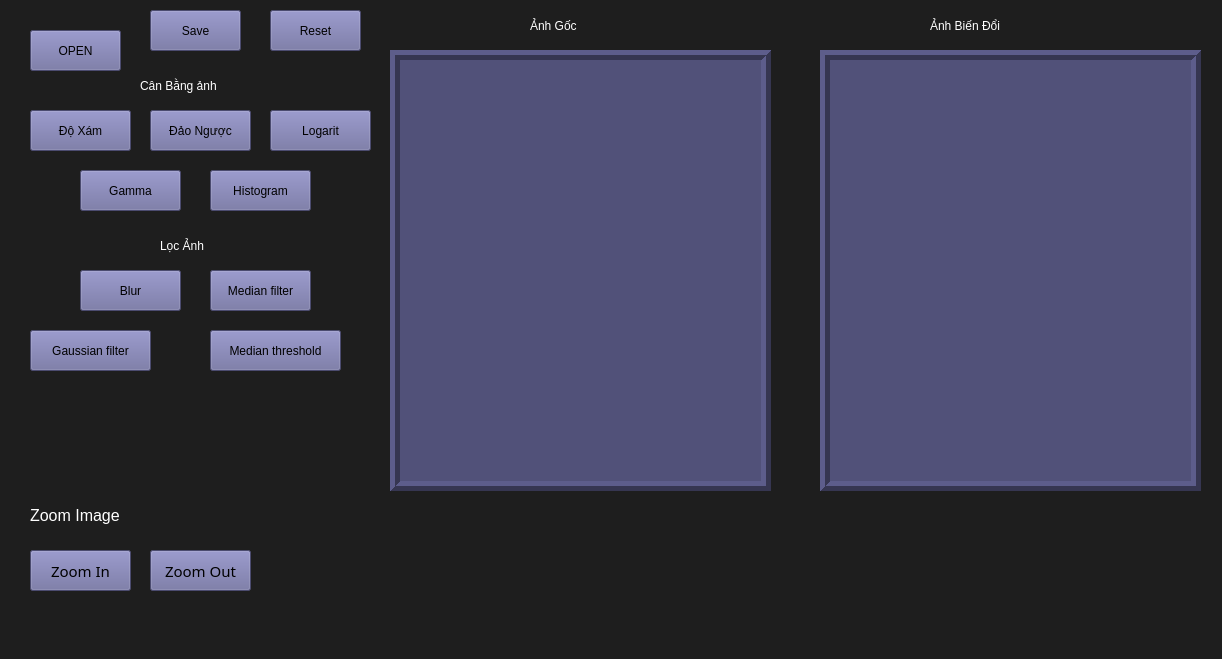
<?xml version="1.0" encoding="UTF-8"?>
<ui version="4.0">
 <class>MainWindow</class>
 <widget class="QMainWindow" name="MainWindow">
  <property name="geometry">
   <rect>
    <x>0</x>
    <y>0</y>
    <width>1222</width>
    <height>659</height>
   </rect>
  </property>
  <property name="windowTitle">
   <string>MainWindow</string>
  </property>
  <property name="styleSheet">
   <string notr="true">background-color: rgb(30, 30, 30)</string>
  </property>
  <widget class="QWidget" name="centralwidget">
   <widget class="QToolButton" name="toolButton">
    <property name="geometry">
     <rect>
      <x>30</x>
      <y>30</y>
      <width>91</width>
      <height>41</height>
     </rect>
    </property>
    <property name="styleSheet">
     <string notr="true">background-color: rgb(105, 105, 156);
font: 75 14pt &quot;MS Sans Serif&quot;;</string>
    </property>
    <property name="text">
     <string>OPEN</string>
    </property>
   </widget>
   <widget class="QToolButton" name="toolButton_2">
    <property name="geometry">
     <rect>
      <x>150</x>
      <y>10</y>
      <width>91</width>
      <height>41</height>
     </rect>
    </property>
    <property name="styleSheet">
     <string notr="true">background-color: rgb(105, 105, 156);
font: 75 14pt &quot;MS Sans Serif&quot;;</string>
    </property>
    <property name="text">
     <string>Save</string>
    </property>
   </widget>
   <widget class="QToolButton" name="toolButton_3">
    <property name="geometry">
     <rect>
      <x>270</x>
      <y>10</y>
      <width>91</width>
      <height>41</height>
     </rect>
    </property>
    <property name="styleSheet">
     <string notr="true">background-color: rgb(105, 105, 156);
font: 75 14pt &quot;MS Sans Serif&quot;;</string>
    </property>
    <property name="text">
     <string>Reset</string>
    </property>
   </widget>
   <widget class="QToolButton" name="toolButton_4">
    <property name="geometry">
     <rect>
      <x>30</x>
      <y>110</y>
      <width>101</width>
      <height>41</height>
     </rect>
    </property>
    <property name="styleSheet">
     <string notr="true">background-color: rgb(105, 105, 156);
font: 11pt &quot;Impact&quot;;</string>
    </property>
    <property name="text">
     <string>Độ Xám</string>
    </property>
   </widget>
   <widget class="QLabel" name="imgLabel2">
    <property name="geometry">
     <rect>
      <x>390</x>
      <y>50</y>
      <width>381</width>
      <height>441</height>
     </rect>
    </property>
    <property name="styleSheet">
     <string notr="true">background-color: rgb(81, 81, 121);</string>
    </property>
    <property name="frameShape">
     <enum>QFrame::Box</enum>
    </property>
    <property name="frameShadow">
     <enum>QFrame::Raised</enum>
    </property>
    <property name="lineWidth">
     <number>5</number>
    </property>
    <property name="text">
     <string/>
    </property>
   </widget>
   <widget class="QToolButton" name="toolButton_5">
    <property name="geometry">
     <rect>
      <x>150</x>
      <y>110</y>
      <width>101</width>
      <height>41</height>
     </rect>
    </property>
    <property name="styleSheet">
     <string notr="true">background-color: rgb(105, 105, 156);
font: 11pt &quot;Impact&quot;;</string>
    </property>
    <property name="text">
     <string>Đảo Ngược</string>
    </property>
   </widget>
   <widget class="QToolButton" name="toolButton_6">
    <property name="geometry">
     <rect>
      <x>270</x>
      <y>110</y>
      <width>101</width>
      <height>41</height>
     </rect>
    </property>
    <property name="styleSheet">
     <string notr="true">background-color: rgb(105, 105, 156);
font: 11pt &quot;Impact&quot;;</string>
    </property>
    <property name="text">
     <string>Logarit</string>
    </property>
   </widget>
   <widget class="QToolButton" name="toolButton_7">
    <property name="geometry">
     <rect>
      <x>80</x>
      <y>170</y>
      <width>101</width>
      <height>41</height>
     </rect>
    </property>
    <property name="styleSheet">
     <string notr="true">background-color: rgb(105, 105, 156);
font: 11pt &quot;Impact&quot;;</string>
    </property>
    <property name="text">
     <string>Gamma</string>
    </property>
   </widget>
   <widget class="QToolButton" name="toolButton_8">
    <property name="geometry">
     <rect>
      <x>210</x>
      <y>170</y>
      <width>101</width>
      <height>41</height>
     </rect>
    </property>
    <property name="styleSheet">
     <string notr="true">background-color: rgb(105, 105, 156);
font: 11pt &quot;Impact&quot;;</string>
    </property>
    <property name="text">
     <string>Histogram</string>
    </property>
   </widget>
   <widget class="QToolButton" name="toolButton_9">
    <property name="geometry">
     <rect>
      <x>80</x>
      <y>270</y>
      <width>101</width>
      <height>41</height>
     </rect>
    </property>
    <property name="styleSheet">
     <string notr="true">background-color: rgb(105, 105, 156);
font: 11pt &quot;Impact&quot;;</string>
    </property>
    <property name="text">
     <string>Blur</string>
    </property>
   </widget>
   <widget class="QLabel" name="label">
    <property name="geometry">
     <rect>
      <x>140</x>
      <y>70</y>
      <width>131</width>
      <height>31</height>
     </rect>
    </property>
    <property name="styleSheet">
     <string notr="true">color: rgb(255, 255, 255);
font: 75 12pt &quot;MS Shell Dlg 2&quot;;</string>
    </property>
    <property name="text">
     <string>Cân Bằng ảnh</string>
    </property>
   </widget>
   <widget class="QLabel" name="label_2">
    <property name="geometry">
     <rect>
      <x>160</x>
      <y>230</y>
      <width>81</width>
      <height>31</height>
     </rect>
    </property>
    <property name="styleSheet">
     <string notr="true">color: rgb(255, 255, 255);
font: 75 12pt &quot;MS Shell Dlg 2&quot;;</string>
    </property>
    <property name="text">
     <string>Lọc Ảnh</string>
    </property>
   </widget>
   <widget class="QToolButton" name="toolButton_10">
    <property name="geometry">
     <rect>
      <x>210</x>
      <y>270</y>
      <width>101</width>
      <height>41</height>
     </rect>
    </property>
    <property name="styleSheet">
     <string notr="true">background-color: rgb(105, 105, 156);
font: 11pt &quot;Impact&quot;;</string>
    </property>
    <property name="text">
     <string>Median filter</string>
    </property>
   </widget>
   <widget class="QToolButton" name="toolButton_12">
    <property name="geometry">
     <rect>
      <x>30</x>
      <y>330</y>
      <width>121</width>
      <height>41</height>
     </rect>
    </property>
    <property name="styleSheet">
     <string notr="true">background-color: rgb(105, 105, 156);
font: 11pt &quot;Impact&quot;;</string>
    </property>
    <property name="text">
     <string>Gaussian filter</string>
    </property>
   </widget>
   <widget class="QToolButton" name="toolButton_13">
    <property name="geometry">
     <rect>
      <x>210</x>
      <y>330</y>
      <width>131</width>
      <height>41</height>
     </rect>
    </property>
    <property name="styleSheet">
     <string notr="true">background-color: rgb(105, 105, 156);
font: 11pt &quot;Impact&quot;;</string>
    </property>
    <property name="text">
     <string>Median threshold</string>
    </property>
   </widget>
   <widget class="QLabel" name="label_3">
    <property name="geometry">
     <rect>
      <x>30</x>
      <y>500</y>
      <width>101</width>
      <height>31</height>
     </rect>
    </property>
    <property name="font">
     <font>
      <family>MS Shell Dlg 2</family>
      <pointsize>12</pointsize>
      <weight>9</weight>
      <italic>false</italic>
      <bold>false</bold>
     </font>
    </property>
    <property name="layoutDirection">
     <enum>Qt::LeftToRight</enum>
    </property>
    <property name="autoFillBackground">
     <bool>false</bool>
    </property>
    <property name="styleSheet">
     <string notr="true">color: rgb(255, 255, 255);
font: 75 12pt &quot;MS Shell Dlg 2&quot;;</string>
    </property>
    <property name="text">
     <string>Zoom Image</string>
    </property>
   </widget>
   <widget class="QToolButton" name="toolButton_14">
    <property name="geometry">
     <rect>
      <x>30</x>
      <y>550</y>
      <width>101</width>
      <height>41</height>
     </rect>
    </property>
    <property name="font">
     <font>
      <family>Impact</family>
      <pointsize>11</pointsize>
      <weight>50</weight>
      <italic>false</italic>
      <bold>false</bold>
     </font>
    </property>
    <property name="styleSheet">
     <string notr="true">background-color: rgb(105, 105, 156);
font: 11pt &quot;Impact&quot;;</string>
    </property>
    <property name="text">
     <string>Zoom In</string>
    </property>
   </widget>
   <widget class="QToolButton" name="toolButton_15">
    <property name="geometry">
     <rect>
      <x>150</x>
      <y>550</y>
      <width>101</width>
      <height>41</height>
     </rect>
    </property>
    <property name="font">
     <font>
      <family>Impact</family>
      <pointsize>11</pointsize>
      <weight>50</weight>
      <italic>false</italic>
      <bold>false</bold>
     </font>
    </property>
    <property name="styleSheet">
     <string notr="true">background-color: rgb(105, 105, 156);
font: 11pt &quot;Impact&quot;;</string>
    </property>
    <property name="text">
     <string>Zoom Out</string>
    </property>
   </widget>
   <widget class="QLabel" name="label_4">
    <property name="geometry">
     <rect>
      <x>530</x>
      <y>10</y>
      <width>81</width>
      <height>31</height>
     </rect>
    </property>
    <property name="styleSheet">
     <string notr="true">color: rgb(255, 255, 255);
font: 75 12pt &quot;MS Shell Dlg 2&quot;;</string>
    </property>
    <property name="text">
     <string>Ảnh Gốc</string>
    </property>
   </widget>
   <widget class="QLabel" name="imgLabel2_2">
    <property name="geometry">
     <rect>
      <x>820</x>
      <y>50</y>
      <width>381</width>
      <height>441</height>
     </rect>
    </property>
    <property name="styleSheet">
     <string notr="true">background-color: rgb(81, 81, 121);</string>
    </property>
    <property name="frameShape">
     <enum>QFrame::Box</enum>
    </property>
    <property name="frameShadow">
     <enum>QFrame::Raised</enum>
    </property>
    <property name="lineWidth">
     <number>5</number>
    </property>
    <property name="text">
     <string/>
    </property>
   </widget>
   <widget class="QLabel" name="label_5">
    <property name="geometry">
     <rect>
      <x>930</x>
      <y>10</y>
      <width>131</width>
      <height>31</height>
     </rect>
    </property>
    <property name="styleSheet">
     <string notr="true">color: rgb(255, 255, 255);
font: 75 12pt &quot;MS Shell Dlg 2&quot;;</string>
    </property>
    <property name="text">
     <string>Ảnh Biến Đổi</string>
    </property>
   </widget>
  </widget>
  <widget class="QMenuBar" name="menubar">
   <property name="geometry">
    <rect>
     <x>0</x>
     <y>0</y>
     <width>1222</width>
     <height>26</height>
    </rect>
   </property>
  </widget>
  <widget class="QStatusBar" name="statusbar"/>
 </widget>
 <resources/>
 <connections/>
</ui>
